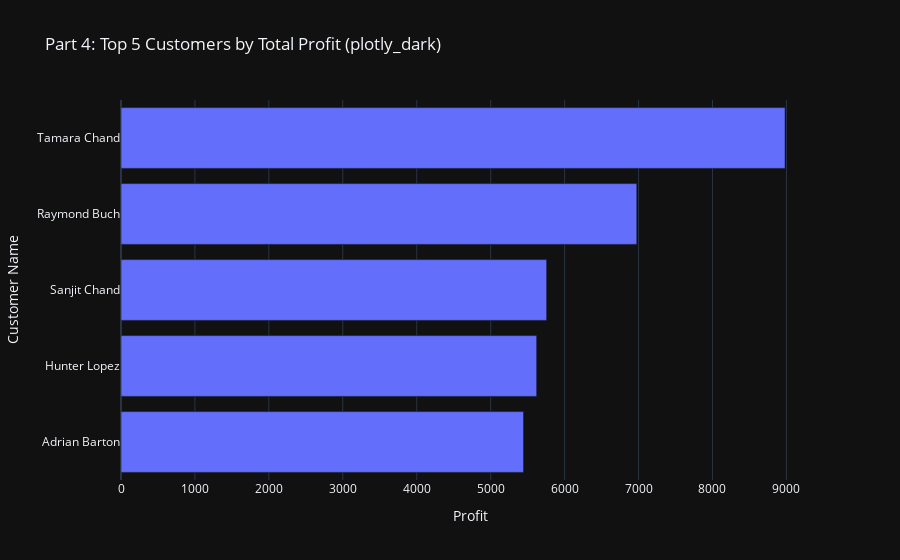

Notebook code cell kept with this figure:
### Markdown cell above
# Part 4

### Code cell
#print title
print('Part 4: Top 5 Customers by Total Profit')

#reading the data
df_p4 = pd.read_excel('Sample - Superstore.xlsx')

#clean the data to just have prfit and customer name
df_p4[['Customer Name', 'Profit']]

#grouping the data by customer name
df_grouped_p4 = df_p4.groupby('Customer Name', as_index=True)[['Profit']].sum().reset_index()

#sorting the data
df_sorted_p4 = df_grouped_p4.sort_values(by='Profit', ascending=False).head(5)
print(df_sorted_p4.shape)

print(df_sorted_p4)
df_sorted_p4 = df_sorted_p4.sort_values(by='Profit', ascending=True)

#create the horizontal bar plot with black background
fig = px.bar(df_sorted_p4, x='Profit', y='Customer Name', title='Part 4: Top 5 Customers by Total Profit (plotly_dark)', orientation='h', template='plotly_dark')
fig.show()

### Figure 1 — Plotly figure (JSON) as saved in the notebook; plotly's stock layout.template omitted (floating-point values rounded to 4 significant figures)
{"data": [{"hovertemplate": "Profit=%{x}<br>Customer Name=%{y}<extra></extra>", "legendgroup": "", "marker": {"color": "#636efa", "pattern": {"shape": ""}}, "name": "", "orientation": "h", "showlegend": false, "textposition": "auto", "type": "bar", "x": [5445.0, 5622.0, 5757.0, 6976.0, 8981.0], "xaxis": "x", "y": ["Adrian Barton", "Hunter Lopez", "Sanjit Chand", "Raymond Buch", "Tamara Chand"], "yaxis": "y"}], "layout": {"barmode": "relative", "legend": {"tracegroupgap": 0}, "title": {"text": "Part 4: Top 5 Customers by Total Profit (plotly_dark)"}, "xaxis": {"anchor": "y", "domain": [0, 1], "title": {"text": "Profit"}}, "yaxis": {"anchor": "x", "domain": [0, 1], "title": {"text": "Customer Name"}}}}
